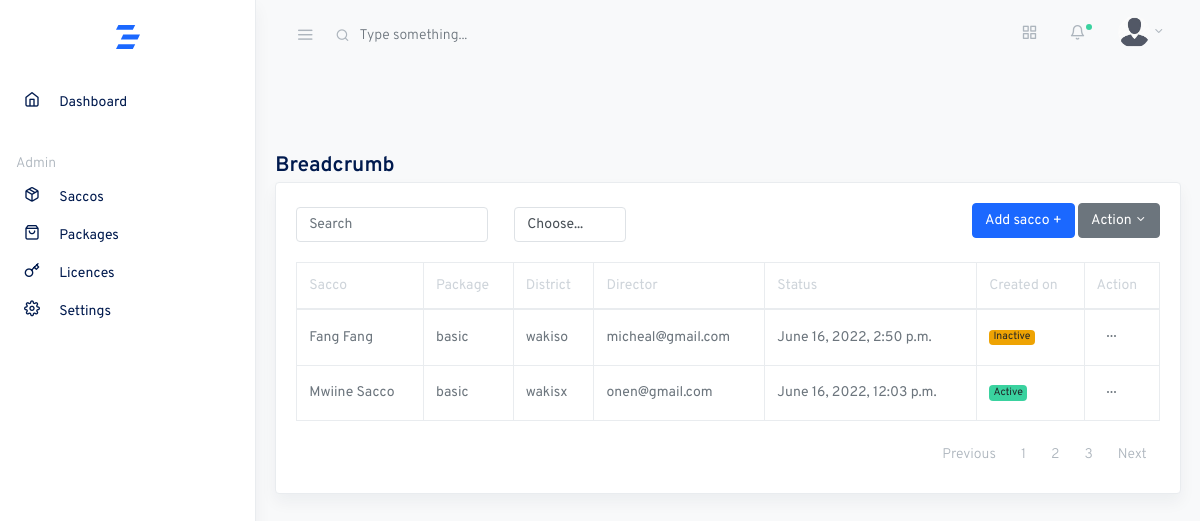
/saccos, run on an earlier commit of the app's database.
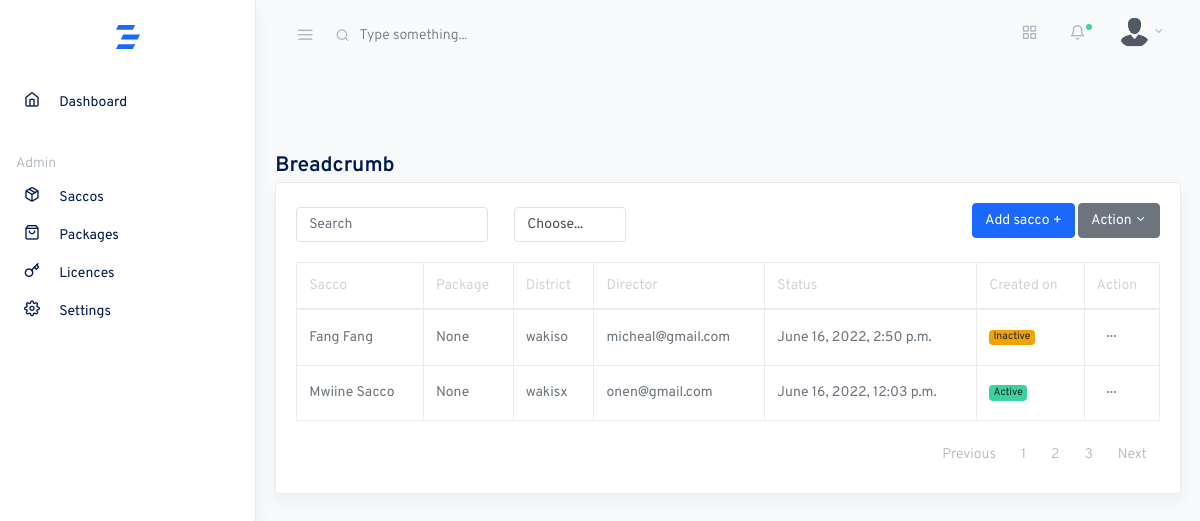
And on a later commit of the database.
### core/models.py (models this page shows, shortened)
class CustomModel(models.Model):
    created_on = models.DateTimeField(auto_now_add=True)
    updated_on = models.DateTimeField(auto_now=True, null=True)
    class Meta:
        abstract = True
        ordering = ['created_on']

class Sacco(CustomModel):
    name = models.CharField(max_length=80, unique=True)
    package = models.ForeignKey(Package, null=True, on_delete=models.SET_NULL, related_name='bussiness_package')  # TODO Set package to default rather than null
    district = models.CharField(max_length=60, null=True, blank=True,)
    location = models.CharField(max_length=60, null=True, blank=True,)
    email = models.EmailField(null=True, blank=True, unique=True)
    telephone = models.CharField(max_length=60, blank=True, null=True, unique=True)
    director = models.ForeignKey(User, null=True, on_delete=models.SET_NULL, related_name='bussiness_director', blank=True,)
    status = models.CharField(max_length=10, default='inactive')
    created_by = models.ForeignKey(User, on_delete=models.CASCADE, related_name='bussiness_creator')
    updated_by = models.ForeignKey(User, on_delete=models.CASCADE, related_name='bussiness_updater', null=True, blank=True)
    objects = models.Manager()
    filtered_objects = SaccoManager()
    class Meta:
        ordering = ['-created_on']

class Package(CustomModel):
    name = models.CharField(max_length=60, unique=True)
    capacity = models.PositiveIntegerField()
    price = models.CharField(max_length=9, choices=PRICES, default='120000')
    status = models.CharField(max_length=10, default='active')
    def __str__(self):
        return self.name

### accounts/models.py (models this page shows, shortened)
class User(AbstractBaseUser, PermissionsMixin):
    USERNAME_FIELD = 'email'
    REQUIRED_FIELDS = []
    first_name = models.CharField(max_length=20, blank=True, null=True)
    last_name = models.CharField(max_length=20, blank=True, null=True)
    username = models.CharField(max_length=20, blank=True, null=True)
    email = models.EmailField(unique=True)
    telephone = models.CharField(max_length=15, blank=True, null=True, unique=True)
    id_type = models.CharField(max_length=20, blank=True, choices=ID_TYPE, default='national')
    id_number = models.CharField(max_length=30, blank=True, null=True, validators=[MinLengthValidator(9), MaxLengthValidator(14)])
    photo = models.ImageField(upload_to='profile/', blank=True, null=True, validators=[image_validator])
    date_joined = models.DateTimeField(auto_now_add=True)
    updated_at = models.DateTimeField(auto_now=True)
    is_active = models.BooleanField(default=True)
    is_staff = models.BooleanField(default=False)
    is_member = models.BooleanField(default=False)
    is_previously_logged_in = models.BooleanField(default=False)
    gender = models.CharField(max_length=20, choices=MARITAL_STATUS, default='single')
    village = models.CharField(max_length=60, blank=True, null=True)
    date_of_birth = models.DateField(auto_now_add=False, auto_created=False, blank=True, null=True, validators=[dob_validation])
    gender = models.CharField(max_length=20, blank=True, choices=GENDER, default='single')
    next_of_kin_name = models.CharField(max_length=50, blank=True, null=True)
    next_of_kin_contact = models.CharField(max_length=50, blank=True, null=True)
    occupation = models.CharField(max_length=60, blank=True, null=True)
    employer_type = models.CharField(max_length=60, blank=True, choices=EMPLOYER_TYPE, default='organization')
    organization = models.CharField(max_length=80, blank=True, null=True)
    objects = UserManager()
    class Meta:
        ordering = ['-date_joined', '-updated_at']
    def __str__(self):
        return self.email

### core/views.py (the view)
# urls.py: path('saccos', SaccoListView.as_view(), name='sacco_list'),
class SaccoListView(ListView):
    model = Sacco
    template_name = 'saccos/list.html'
    context_object_name = 'saccos'

### templates/saccos/list.html (shortened to what this page needs)
{% extends 'base.html' %}
{% load humanize %}
{% load static %}
{% block content %}
<div class="row">
    <div class="col-md-12 my-4">
      <h2 class="h4 mb-1">Breadcrumb</h2>
      <div class="card shadow">
        <div class="card-body">
          <div class="toolbar row mb-3">
            <div class="col">
              <form class="form-inline">
                <div class="form-row">
                  <div class="form-group col-auto">
                    <input type="text" class="form-control" id="search" value="" placeholder="Search">
                  </div>
                  <div class="form-group col-auto ml-3">
                    <select class="custom-select my-1 mr-sm-2" id="inlineFormCustomSelectPref">
                      <option selected>Choose...</option>
                    </select>
                  </div>
                </div>
              </form>
            </div>
            <div class="col ml-auto">
              <div class="dropdown float-right">
                <a href="{% url 'sacco_add' %}" class="btn btn-primary">Add sacco +</a>
                <button class="btn btn-secondary dropdown-toggle" type="button" id="actionMenuButton" data-toggle="dropdown" aria-haspopup="true" aria-expanded="false"> Action </button>
              </div>
            </div>
          </div>
          <table class="table table-bordered">
            <thead>
              <tr role="row">
                <th>Sacco</th>
                <th>Package</th>
                <th>District</th>
                <th>Director</th>
                <th>Status</th>
                <th>Created on</th>
                <th>Action</th>
              </tr>
            </thead>
            <tbody>
             {% for sacco in saccos %}
             <tr>
                <td>{{sacco.name|title}}</td>
                <td>{{sacco.package}}</td>
                <td>{{sacco.district}}</td>
                <td>{{sacco.director}}</td>
                <td>{{sacco.created_on}}</td>
                <td>
                    {% if sacco.status == 'active' %}
                    <span class="badge badge-success">Active</span>
                    {% else %}
                    <span class="badge badge-warning">Inactive</span>
                    {% endif %}
                </td>
                <td><button class="btn btn-sm dropdown-toggle more-horizontal" type="button" data-toggle="dropdown" aria-haspopup="true" aria-expanded="false">
                  </button>
                </td>
              </tr>
             {% endfor %}
            </tbody>
          </table>
          <nav aria-label="Table Paging" class="mb-0 text-muted">
            <ul class="pagination justify-content-end mb-0">
              <li class="page-item"><a class="page-link" href="#">Previous</a></li>
              <li class="page-item"><a class="page-link" href="#">1</a></li>
              <li class="page-item"><a class="page-link" href="#">2</a></li>
              <li class="page-item"><a class="page-link" href="#">3</a></li>
              <li class="page-item"><a class="page-link" href="#">Next</a></li>
            </ul>
          </nav>
        </div>
      </div>
    </div>
  </div>
{% endblock content %}

What changed in the data, as far as the page shows it:
changed Sacco "Fang Fang": package "basic" → "None"
changed Sacco "Mwiine Sacco": package "basic" → "None"
